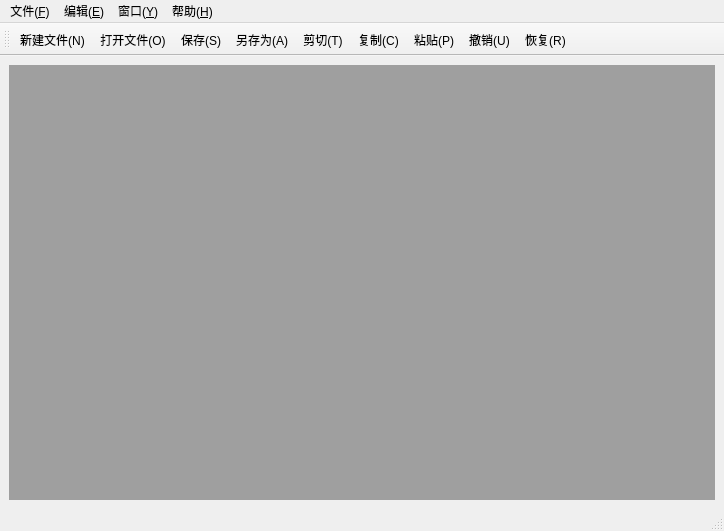
<?xml version="1.0" encoding="UTF-8"?>
<ui version="4.0">
 <class>MainWindow</class>
 <widget class="QMainWindow" name="MainWindow">
  <property name="geometry">
   <rect>
    <x>0</x>
    <y>0</y>
    <width>724</width>
    <height>531</height>
   </rect>
  </property>
  <property name="windowTitle">
   <string>MainWindow</string>
  </property>
  <widget class="QWidget" name="centralwidget">
   <layout class="QGridLayout" name="gridLayout">
    <item row="0" column="0">
     <widget class="QMdiArea" name="mdiArea"/>
    </item>
   </layout>
  </widget>
  <widget class="QMenuBar" name="menubar">
   <property name="geometry">
    <rect>
     <x>0</x>
     <y>0</y>
     <width>724</width>
     <height>25</height>
    </rect>
   </property>
   <widget class="QMenu" name="menuF">
    <property name="title">
     <string>文件(&amp;F)</string>
    </property>
    <addaction name="actionNew"/>
    <addaction name="actionOpen"/>
    <addaction name="actionSave"/>
    <addaction name="actionSaveAs"/>
    <addaction name="actionExit"/>
   </widget>
   <widget class="QMenu" name="menuE">
    <property name="title">
     <string>编辑(&amp;E)</string>
    </property>
    <addaction name="actionUndo"/>
    <addaction name="actionRedo"/>
    <addaction name="actionCut"/>
    <addaction name="actionCopy"/>
    <addaction name="actionPaste"/>
   </widget>
   <widget class="QMenu" name="menuW">
    <property name="title">
     <string>窗口(&amp;Y)</string>
    </property>
    <addaction name="actionClose"/>
    <addaction name="actionCloseAll"/>
    <addaction name="actionTile"/>
    <addaction name="actionCasecade"/>
    <addaction name="actionNext"/>
    <addaction name="actionPrevious"/>
   </widget>
   <widget class="QMenu" name="menuH">
    <property name="title">
     <string>帮助(&amp;H)</string>
    </property>
    <addaction name="actionAbout"/>
    <addaction name="actionAboutQt"/>
   </widget>
   <addaction name="menuF"/>
   <addaction name="menuE"/>
   <addaction name="menuW"/>
   <addaction name="menuH"/>
  </widget>
  <widget class="QStatusBar" name="statusbar"/>
  <widget class="QToolBar" name="toolBar">
   <property name="windowTitle">
    <string>toolBar</string>
   </property>
   <attribute name="toolBarArea">
    <enum>TopToolBarArea</enum>
   </attribute>
   <attribute name="toolBarBreak">
    <bool>false</bool>
   </attribute>
   <addaction name="actionNew"/>
   <addaction name="actionOpen"/>
   <addaction name="actionSave"/>
   <addaction name="actionSaveAs"/>
   <addaction name="actionCut"/>
   <addaction name="actionCopy"/>
   <addaction name="actionPaste"/>
   <addaction name="actionUndo"/>
   <addaction name="actionRedo"/>
  </widget>
  <action name="actionNew">
   <property name="icon">
    <iconset resource="images.qrc">
     <normaloff>:/image/images/new.png</normaloff>:/image/images/new.png</iconset>
   </property>
   <property name="text">
    <string>新建文件(&amp;N)</string>
   </property>
   <property name="toolTip">
    <string>新建文件</string>
   </property>
   <property name="shortcut">
    <string>Ctrl+N</string>
   </property>
  </action>
  <action name="actionOpen">
   <property name="icon">
    <iconset resource="images.qrc">
     <normaloff>:/image/images/open.png</normaloff>:/image/images/open.png</iconset>
   </property>
   <property name="text">
    <string>打开文件(&amp;O)</string>
   </property>
   <property name="toolTip">
    <string>打开文件</string>
   </property>
   <property name="shortcut">
    <string>Ctrl+O</string>
   </property>
  </action>
  <action name="actionSave">
   <property name="icon">
    <iconset resource="images.qrc">
     <normaloff>:/image/images/save.png</normaloff>:/image/images/save.png</iconset>
   </property>
   <property name="text">
    <string>保存(&amp;S)</string>
   </property>
   <property name="toolTip">
    <string>保存</string>
   </property>
   <property name="shortcut">
    <string>Ctrl+S</string>
   </property>
  </action>
  <action name="actionSaveAs">
   <property name="icon">
    <iconset resource="images.qrc">
     <normaloff>:/image/images/saveAs.png</normaloff>:/image/images/saveAs.png</iconset>
   </property>
   <property name="text">
    <string>另存为(&amp;A)...</string>
   </property>
   <property name="toolTip">
    <string>另存为</string>
   </property>
  </action>
  <action name="actionExit">
   <property name="icon">
    <iconset resource="images.qrc">
     <normaloff>:/image/images/exit.png</normaloff>:/image/images/exit.png</iconset>
   </property>
   <property name="text">
    <string>退出(&amp;X)</string>
   </property>
   <property name="toolTip">
    <string>退出</string>
   </property>
  </action>
  <action name="actionUndo">
   <property name="icon">
    <iconset resource="images.qrc">
     <normaloff>:/image/images/undo.png</normaloff>:/image/images/undo.png</iconset>
   </property>
   <property name="text">
    <string>撤销(&amp;U)</string>
   </property>
   <property name="toolTip">
    <string>撤销</string>
   </property>
   <property name="shortcut">
    <string>Ctrl+Z</string>
   </property>
  </action>
  <action name="actionRedo">
   <property name="icon">
    <iconset resource="images.qrc">
     <normaloff>:/image/images/redo.png</normaloff>:/image/images/redo.png</iconset>
   </property>
   <property name="text">
    <string>恢复(&amp;R)</string>
   </property>
   <property name="toolTip">
    <string>恢复</string>
   </property>
   <property name="shortcut">
    <string>Ctrl+Y</string>
   </property>
  </action>
  <action name="actionCut">
   <property name="icon">
    <iconset resource="images.qrc">
     <normaloff>:/image/images/cut.png</normaloff>:/image/images/cut.png</iconset>
   </property>
   <property name="text">
    <string>剪切(&amp;T)</string>
   </property>
   <property name="toolTip">
    <string>剪切</string>
   </property>
   <property name="shortcut">
    <string>Ctrl+X</string>
   </property>
  </action>
  <action name="actionCopy">
   <property name="icon">
    <iconset resource="images.qrc">
     <normaloff>:/image/images/copy.png</normaloff>:/image/images/copy.png</iconset>
   </property>
   <property name="text">
    <string>复制(&amp;C)</string>
   </property>
   <property name="toolTip">
    <string>复制</string>
   </property>
   <property name="shortcut">
    <string>Ctrl+C</string>
   </property>
  </action>
  <action name="actionPaste">
   <property name="icon">
    <iconset resource="images.qrc">
     <normaloff>:/image/images/paste.png</normaloff>:/image/images/paste.png</iconset>
   </property>
   <property name="text">
    <string>粘贴(&amp;P)</string>
   </property>
   <property name="toolTip">
    <string>粘贴</string>
   </property>
   <property name="shortcut">
    <string>Ctrl+V</string>
   </property>
  </action>
  <action name="actionClose">
   <property name="text">
    <string>关闭(&amp;Q)</string>
   </property>
   <property name="toolTip">
    <string>关闭</string>
   </property>
  </action>
  <action name="actionCloseAll">
   <property name="text">
    <string>关闭所有窗口(&amp;A)</string>
   </property>
   <property name="toolTip">
    <string>关闭所有窗口</string>
   </property>
  </action>
  <action name="actionTile">
   <property name="text">
    <string>平铺(&amp;T)</string>
   </property>
   <property name="toolTip">
    <string>平铺</string>
   </property>
  </action>
  <action name="actionCasecade">
   <property name="text">
    <string>层叠(&amp;C)</string>
   </property>
   <property name="toolTip">
    <string>层叠</string>
   </property>
  </action>
  <action name="actionNext">
   <property name="icon">
    <iconset resource="images.qrc">
     <normaloff>:/image/images/next.png</normaloff>:/image/images/next.png</iconset>
   </property>
   <property name="text">
    <string>下一个(&amp;X)</string>
   </property>
   <property name="toolTip">
    <string>下一个</string>
   </property>
   <property name="shortcut">
    <string>Ctrl+Tab</string>
   </property>
  </action>
  <action name="actionPrevious">
   <property name="icon">
    <iconset resource="images.qrc">
     <normaloff>:/image/images/previous.png</normaloff>:/image/images/previous.png</iconset>
   </property>
   <property name="text">
    <string>前一个(&amp;V)</string>
   </property>
   <property name="toolTip">
    <string>前一个</string>
   </property>
   <property name="shortcut">
    <string>Ctrl+Shift+Backspace</string>
   </property>
  </action>
  <action name="actionAbout">
   <property name="icon">
    <iconset resource="images.qrc">
     <normaloff>:/image/images/about.png</normaloff>:/image/images/about.png</iconset>
   </property>
   <property name="text">
    <string>关于(&amp;A)</string>
   </property>
   <property name="toolTip">
    <string>关于</string>
   </property>
  </action>
  <action name="actionAboutQt">
   <property name="text">
    <string>关于Qt(&amp;Q)</string>
   </property>
   <property name="toolTip">
    <string>关于Qt</string>
   </property>
  </action>
 </widget>
 <resources>
  <include location="images.qrc"/>
 </resources>
 <connections/>
</ui>
